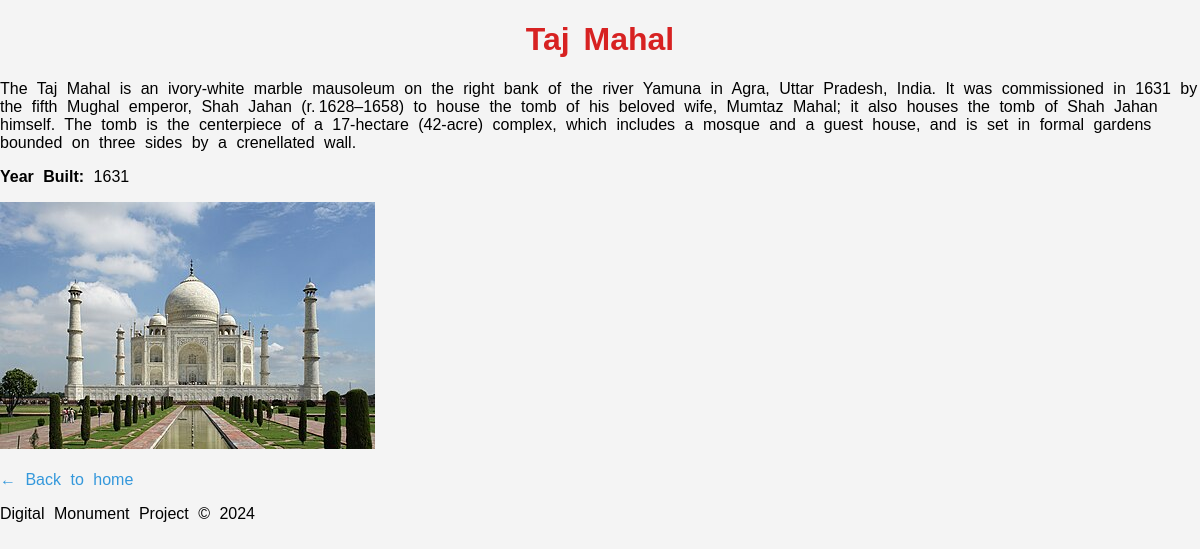
/1/, run on the app's committed database.
### monument/models.py (models this page shows, shortened)
class Monument(models.Model):
    name = models.CharField(max_length=200)
    description = models.TextField()
    year_built = models.PositiveIntegerField()
    image = models.ImageField(upload_to='monuments/', null=True, blank=True)

### monument/views.py (the view)
# urls.py: path('<int:pk>/', views.monument_detail, name='monument_detail'),
def monument_detail(request, pk):
    monument = get_object_or_404(Monument, pk=pk)
    return render(request, 'monument/monument_detail.html', {'monument': monument})

### monument/templates/monument/monument_detail.html (shortened to what this page needs)
{% load static %}
<!DOCTYPE html>
<html lang="en">
<head>
    <link rel="stylesheet" href="{% static 'style/css/styles.css' %}">
</head>
<body>
    <div class="container">
        <h1><center>{{ monument.name }}</center></h1>
        <p>{{ monument.description }}</p>
        <p><strong>Year Built:</strong> {{ monument.year_built }}</p>
        {% if monument.image %}
            <img src="{{ monument.image.url }}" alt="{{ monument.name }}">
        {% else %}
            <p>No image available</p>
        {% endif %}
        <br><br>
        <a href="/">← Back to home</a>
    </div>
    <footer>
        <p>Digital Monument Project © 2024</p>
    </footer>
</body>
</html>

### monument/static/style/css/styles.css (style rules this page uses)
body { font-family: Arial, sans-serif; background-color: #f4f4f4; margin: 0; padding: 0; word-spacing: 5px; }
h1, h2 { color: #d72222; }
p { word-spacing: 5px; }
a { color: #3498db; text-decoration: none; }

### data on the page
Monument: name "Taj Mahal", description "The Taj Mahal is an ivory-white marble mausoleum on the right bank of the river Yamuna in Agra, Uttar Pradesh, India. It was commissioned in 1631 by the fifth Mughal emperor, Shah Jahan (r. 1628–1658) to house the tomb of his beloved wife, Mumtaz Mahal; it also houses the tomb of Shah Jahan himself. The tomb is the centerpiece of a 17-hectare (42-acre) complex, which includes a mosque and a guest house, and is set in formal gardens bounded on three sides by a crenellated wall.", year_built "1631", image (picture)
